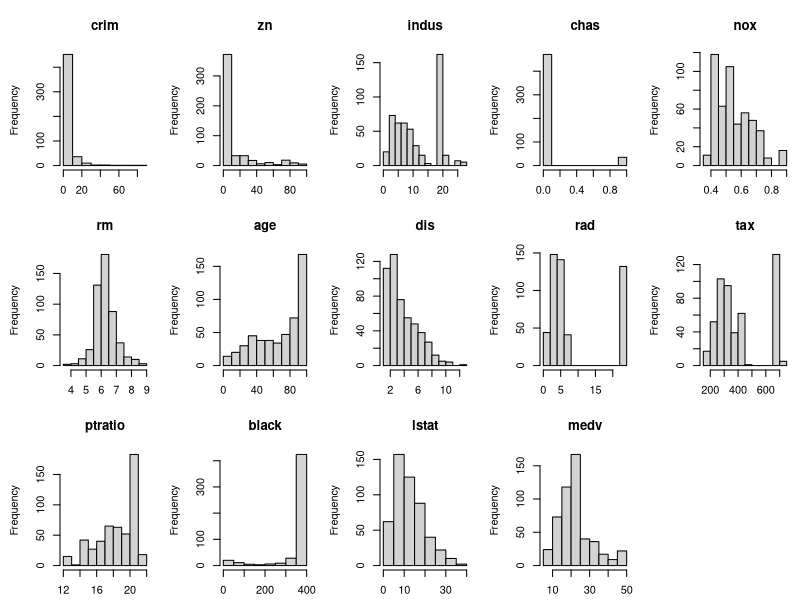
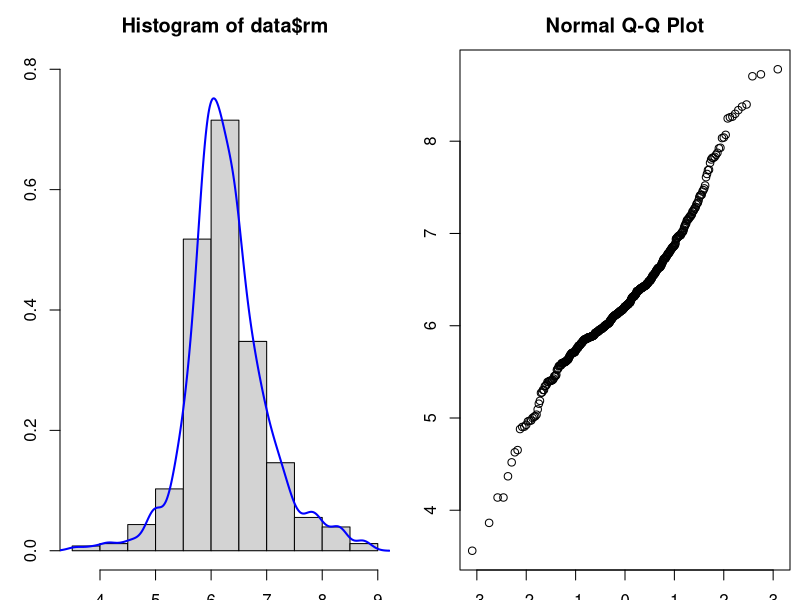
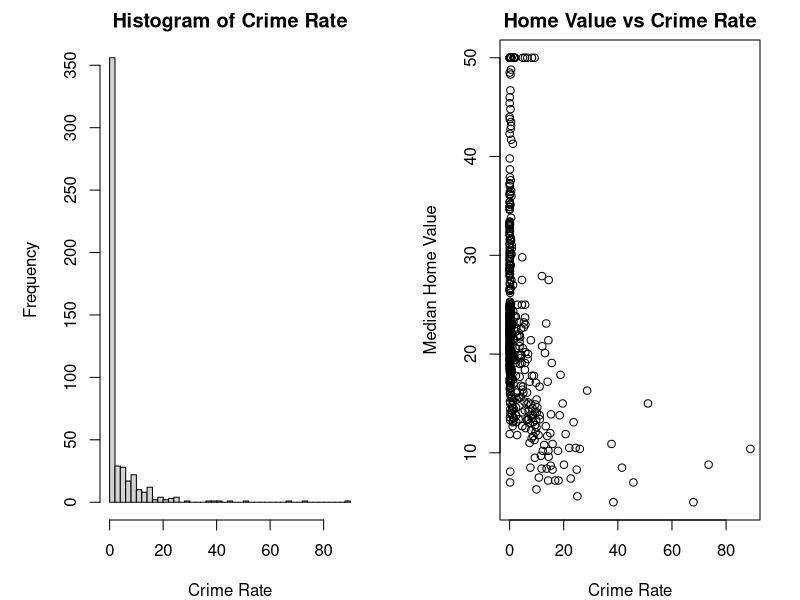
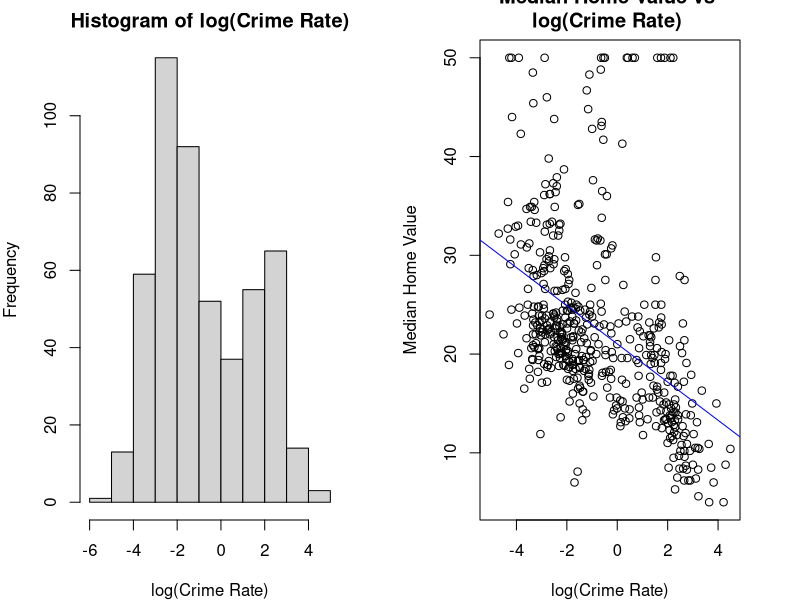
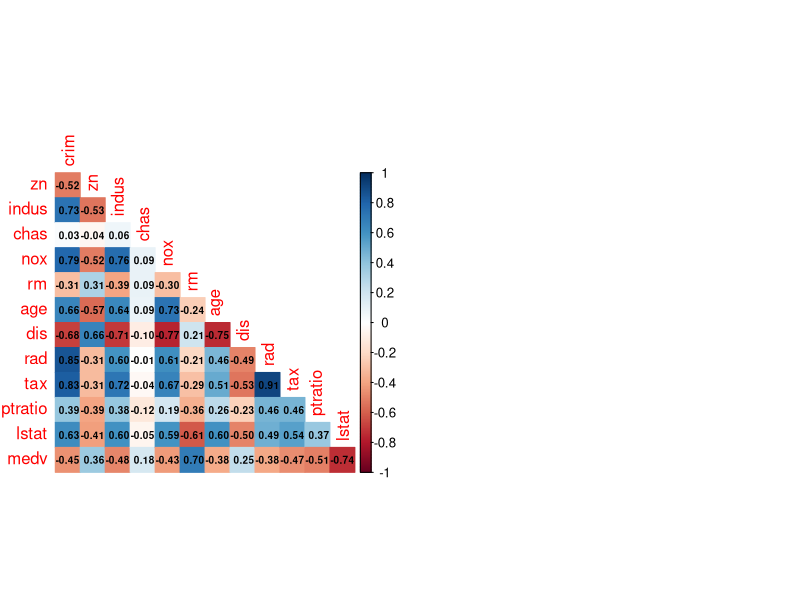
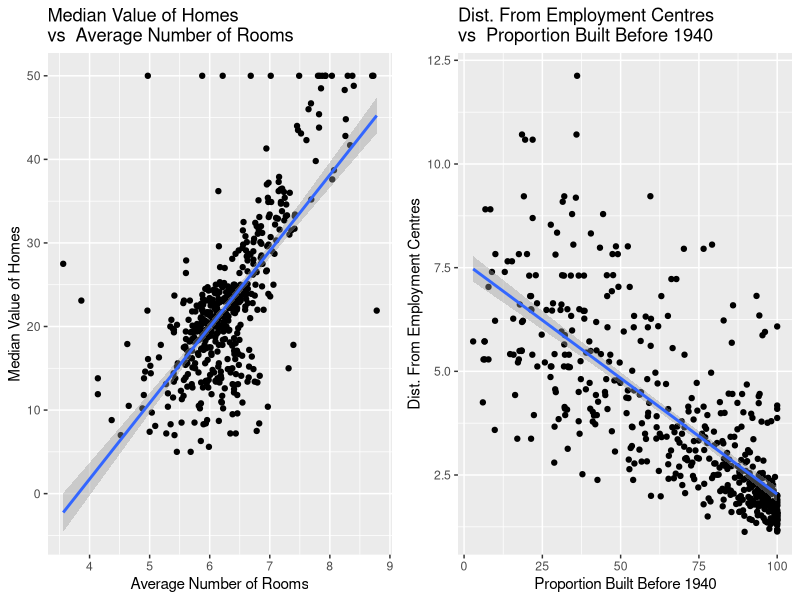
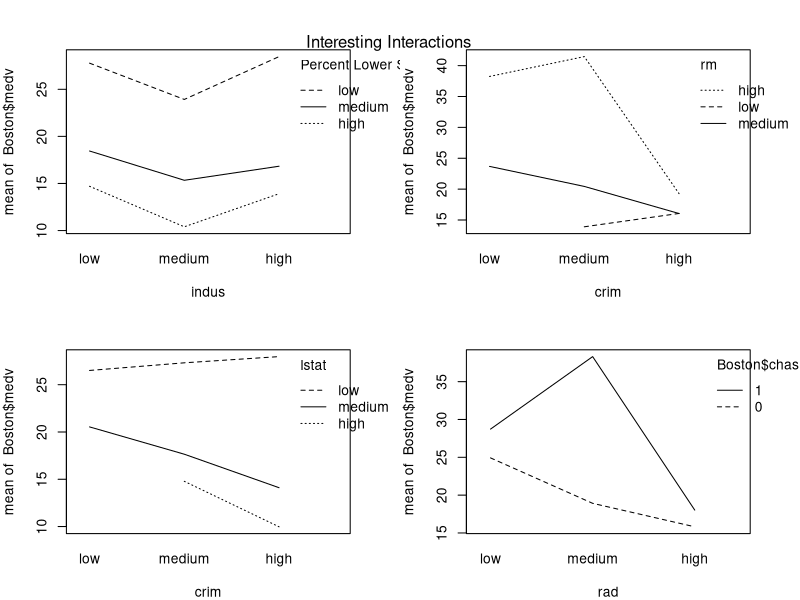
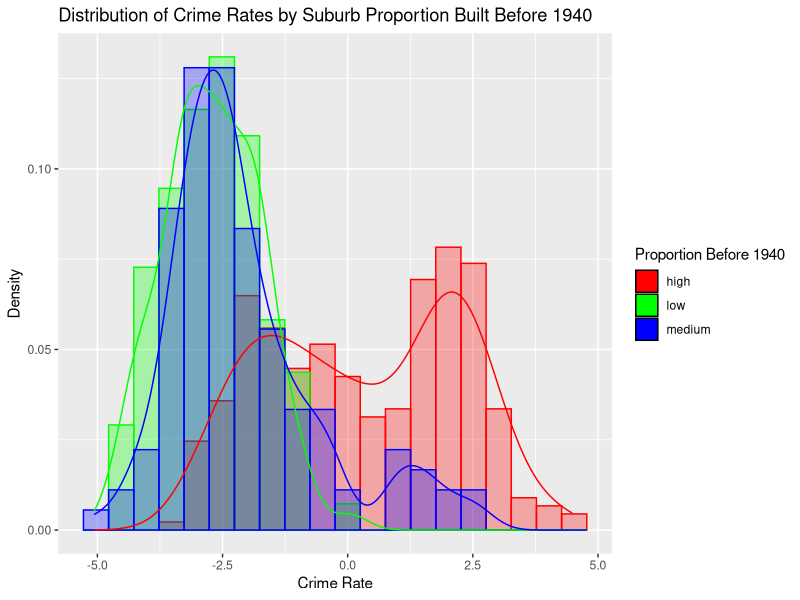

Here is the R script that generated these plots, in order:
## ---- chunk 1
knitr::opts_chunk$set(echo = TRUE)
## ---- chunk 2
# import libraries
library(MASS)
library(corrplot)
library(ggplot2)
library(dplyr)
library(ggpubr)

## ---- chunk 3
data <- Boston
summary(Boston)
head(Boston)
dim(Boston)
sapply(Boston,class)
## ---- chunk 4
# dictionary like object to make retrieving the description of each variable easy
lw <- list(crim = 'Crime Rate',
           zn = 'Proportion over 25 000sqft',
           indus = 'Proportion of Non-Businesses',
           chas = 'Besides Charles River',
           nox ='Nitrogen Oxide Concentration',
           rm = 'Average Number of Rooms',
           age = 'Proportion Built Before 1940',
           dis = 'Dist. From Employment Centres',
           rad = 'Accessibility to Highways',
           tax = 'Property Tax Rate / $ 10 000',
           lstat = 'Percent Lower Status',
           medv = 'Median Value of Homes')

lw['indus']

## ---- chunk 5
par(mfrow = c(3,5), mai = c(0.3, 0.6, 0.5, 0.1))
mapply(function(x,y) hist(x,main=y),
       Boston,
       colnames(Boston)) %>% invisible()
## ---- chunk 6
par(mfrow = c(1,2))
hist(data$rm, freq=FALSE, ylim = c(0,0.8))
lines(density(data$rm), lwd=2, col='Blue')
qqnorm(data$rm)

## ---- chunk 7

par(mfrow=c(1,2), mar=c(4,5,2,2))
hist(Boston$crim,breaks=40, 
     main='Histogram of Crime Rate',
     xlab='Crime Rate')
plot(Boston$crim,
     Boston$medv, 
     main = 'Home Value vs Crime Rate', 
     xlab='Crime Rate',
     ylab = 'Median Home Value')

## ---- chunk 8

par(mfrow=c(1,2), mar=c(4,4,2,3))
# apply log transformation
data$crim <- log(Boston$crim)
hist(data$crim, main='Histogram of log(Crime Rate)', 
     xlab='log(Crime Rate)')
plot(data$crim,data$medv, 
     main='Median Home Value vs \nlog(Crime Rate) \n', 
     xlab='log(Crime Rate)', ylab='Median Home Value')
abline(lm(data$medv~data$crim), col='Blue')

## ---- chunk 9
data$black <- NULL

## ---- chunk 10

corrplot(cor(data), 
         method='color', 
         type='lower', 
         diag=FALSE, 
         cl.pos="r", 
         title = , 
         addCoef.col = "black",
         tl.srt = 90, 
         number.cex = .6)
mtext("Correlation Plot of Boston Dataset", 
      at=6, 
      line=2, 
      cex=1)

## ---- chunk 11
two.plot <- function(x,y){
  g <- ggplot(data=data, aes_string(x=x,y=y)) +
    geom_point() + 
    geom_smooth(method = 'lm') +
    ggtitle(paste(lw[y],' \nvs ', lw[x])) + 
    ylab(lw[y]) + 
    xlab(lw[x]) 
}

# put onto same plot
ggarrange(two.plot('rm','medv'),
          two.plot('age','dis'),
          ncol = 2, nrow = 1)
## ---- chunk 12
summary(aov(data=data, medv ~ .^2 )) %>% invisible()
## ---- chunk 13
bins <- c('low','medium','high')
data.c <- data.frame(apply(data,2,function (x) cut(x,3,bins))) 

attach(data.c)

# ordered the levels to makes sure it appears in the right order in plots.
ord <- function(x){
  return(factor(x,level=c('low','medium','high')))
}

par(mfrow = c(2,2), mar = c(4,4,3,3))
interaction.plot(ord(indus), 
                 lstat,
                 Boston$medv,
                 xlab='indus',
                 trace.label = lw['lstat'])

interaction.plot(ord(crim),
                 rm,
                 Boston$medv,
                 xlab='crim')

interaction.plot(ord(crim),
                 lstat,
                 Boston$medv,
                 xlab='crim')

interaction.plot(ord(nox),
                 Boston$chas,
                 Boston$medv,
                 xlab='rad')

mtext("Interesting Interactions", at=0, line=18, cex=1)


## ---- chunk 14
bins <- c('low','medium','high')
data.c <- data.frame(apply(data,2,function (x) cut(x,3,bins))) 
colnames(data.c) <- paste(colnames(data.c),'.c', sep='')
data.all <- cbind(data,data.c)

ggplot(data=data.all) + 
  geom_histogram(aes(x=crim, color=age.c, fill=age.c, y=0.333*..density..), 
                 alpha=0.3, position='identity',bins=20) +
  scale_color_manual(values = rainbow(3)) +
  scale_fill_manual(values = rainbow(3)) + 
  geom_density(aes(x=crim,color=age.c, y=0.333*..density..)) + 
  ggtitle(paste('Distribution of Crime Rates by Suburb',lw['age'])) +
  labs(fill="Proportion Before 1940") +
  guides(color=FALSE) +
  ylab('Density') + xlab(lw['crim'])



## ---- chunk 15

ggplot(data=data.all,
       aes(x=crim,y=medv, color=lstat.c)) + 
  geom_point() + 
  ggtitle(paste(lw['medv'],'vs',lw['crim'],'by',lw['lstat'])) + 
  stat_smooth(method=lm) +
  labs(color=lw['lstat']) +
  ylab(lw['medv']) + xlab(lw['crim'])

## ---- chunk 16

ggplot(data=data.all,
       aes(x=rm,y=medv, color=crim.c)) + 
  geom_point() + 
  stat_smooth(method=lm) +
  ggtitle(paste(lw['medv'],
                'vs',lw['rm'],
                'by',lw['crim'])) +
  ylab(lw['medv']) +
  xlab(lw['rm']) +
  labs(color=lw['crim'])
  
